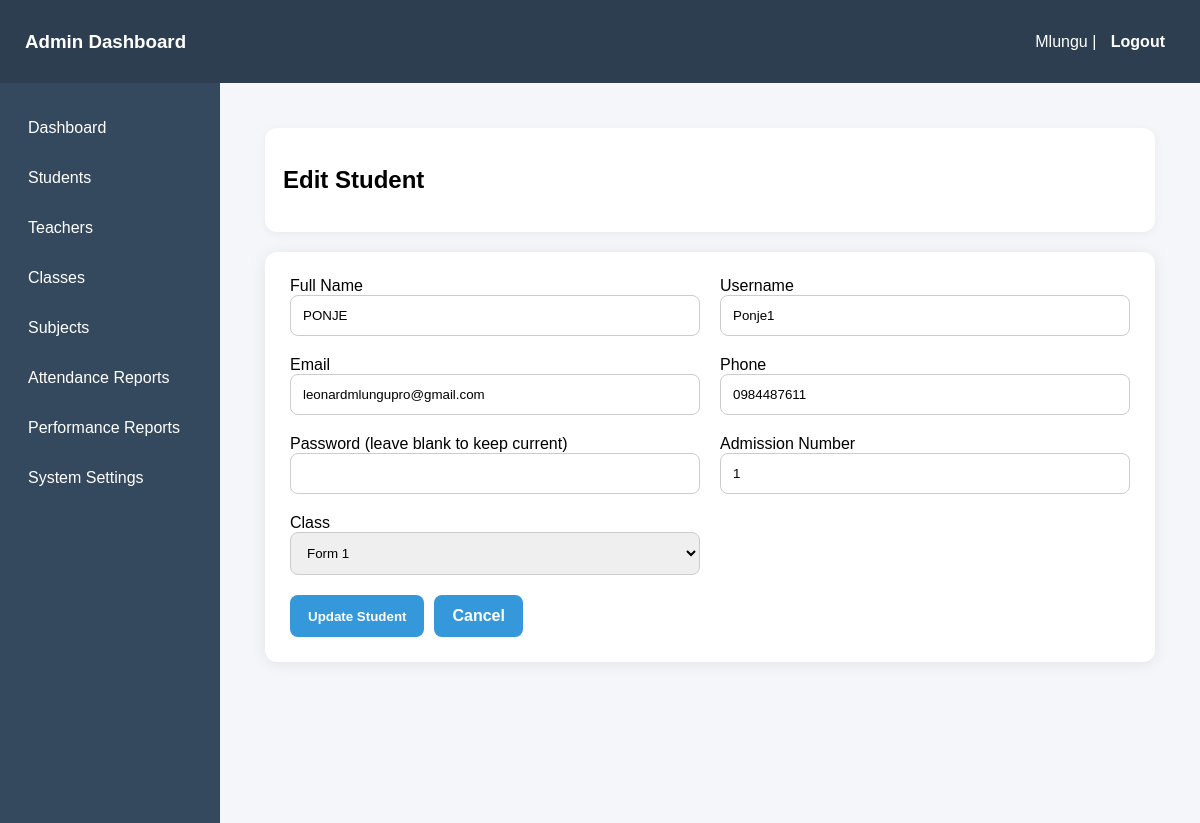
Page /admin/students/edit_student.php?id=27 (signed in) on the committed database.
### tables this page shows
CREATE TABLE IF NOT EXISTS `students` (
  `student_id` int NOT NULL AUTO_INCREMENT,
  `user_id` int NOT NULL,
  `admission_number` varchar(20) DEFAULT NULL,
  `class_id` int DEFAULT NULL,
  `gender` varchar(10) DEFAULT NULL,
  `date_of_birth` date DEFAULT NULL,
  `phone` varchar(20) DEFAULT NULL,
  PRIMARY KEY (`student_id`),
  UNIQUE KEY `admission_number` (`admission_number`),
  KEY `user_id` (`user_id`),
  KEY `class_id` (`class_id`)
);

CREATE TABLE IF NOT EXISTS `users` (
  `user_id` int NOT NULL AUTO_INCREMENT,
  `name` varchar(100) NOT NULL,
  `username` varchar(50) NOT NULL,
  `password` varchar(255) NOT NULL,
  `role` enum('admin','teacher','student') NOT NULL,
  `email` varchar(100) DEFAULT NULL,
  `phone` varchar(20) DEFAULT NULL,
  `created_at` timestamp NULL DEFAULT CURRENT_TIMESTAMP,
  `profile_image` varchar(255) DEFAULT 'default.png',
  `last_login` datetime DEFAULT NULL,
  PRIMARY KEY (`user_id`),
  UNIQUE KEY `username` (`username`)
);

### admin/students/edit_student.php (the view, shortened to what this page needs)
<?php
include("../../config/database.php");
$student_id = $_GET['id'];
$student_query = mysqli_query($conn, "
    SELECT s.student_id, s.user_id, s.admission_number, s.class_id,
           u.name, u.username, u.email, u.phone, u.password
    FROM students s
    JOIN users u ON s.user_id = u.user_id
    WHERE s.student_id = '$student_id'
");
$student = mysqli_fetch_assoc($student_query);
?>
<!DOCTYPE html>
<html>
<head>
    <link rel="stylesheet" href="../../assets/css/admin.css">
    <link rel="stylesheet" href="../../assets/css/form.css">
</head>
<body>
<div class="header">
    <h3>Admin Dashboard</h3>
    <div>
        <?php echo $_SESSION['name']; ?> |
        <a href="../../includes/logout.php">Logout</a>
    </div>
</div>
<div class="dashboard">
<div class="sidebar">
    <a href="../dashboard.php" class="active">Dashboard</a>
    <a href="../students/manage_students.php">Students</a>
    <a href="../teachers/manage_teachers.php">Teachers</a>
    <a href="../classes/manage_classes.php">Classes</a>
    <a href="../subjects/manage_subjects.php">Subjects</a>
    <a href="../reports/attendance_report.php">Attendance Reports</a>
    <a href="../reports/performance_report.php">Performance Reports</a>
    <a href="../settings/system_settings.php">System Settings</a>
</div>
<div class="content">
<div class="page-wrapper">
<div class="page-header">
    <h2>Edit Student</h2>
</div>
<div class="form-card">
<form method="POST">
<div class="form-grid">
    <div class="form-group">
        <label>Full Name</label>
        <input type="text" name="name" value="<?php echo $student['name']; ?>" required>
    </div>
    <div class="form-group">
        <label>Username</label>
        <input type="text" name="username" value="<?php echo $student['username']; ?>" required>
    </div>
    <div class="form-group">
        <label>Email</label>
        <input type="email" name="email" value="<?php echo $student['email']; ?>" required>
    </div>
    <div class="form-group">
        <label>Phone</label>
        <input type="text" name="phone" value="<?php echo $student['phone']; ?>" required>
    </div>
    <div class="form-group">
        <label>Password (leave blank to keep current)</label>
        <input type="password" name="password">
    </div>
    <div class="form-group">
        <label>Admission Number</label>
        <input type="text" name="admission_number" value="<?php echo $student['admission_number']; ?>" required>
    </div>
    <div class="form-group full-width">
        <label>Class</label>
        <select name="class_id" required>
            <?php
            $classes = mysqli_query($conn,"SELECT * FROM classes");
            while($c = mysqli_fetch_assoc($classes)){
                $selected = $c['class_id'] == $student['class_id'] ? "selected" : "";
                echo "<option value='{$c['class_id']}' $selected>{$c['class_name']}</option>";
            }
            ?>
        </select>
    </div>
</div>
<div class="btn-group">
    <button type="submit" class="btn btn-primary">
        Update Student
    </button>
    <a href="manage_students.php" class="btn btn-danger">
        Cancel
    </a>
</div>
</form>
</div>
</div>
</div>
</div>
</body>
</html>

### assets/css/admin.css (style rules this page uses)
body { font-family: Arial, Helvetica, sans-serif; background: #f4f6f9; margin: 0; }
.header { display: flex; justify-content: space-between; align-items: center; background: #2c3e50; color: white; padding: 12px 25px; }
.header a { color: white; text-decoration: none; font-weight: bold; padding: 5px 10px; border-radius: 5px; transition: 0.3s; }
.dashboard { display: flex; min-height: calc(100vh - 60px); }
.sidebar { width:220px; background:#34495e; padding:20px 0; display:flex; flex-direction:column; }
.sidebar a { display:flex; align-items:center; padding:12px 18px; margin:4px 10px; color:white; text-decoration:none; border-radius:8px; transition:0.3s; }
.content { flex: 1; padding: 25px; display: flex; flex-direction: column; gap: 25px; }
.btn { background: #3498db; color: white; padding: 10px 15px; border-radius: 6px; text-decoration: none; font-weight: bold; transition: 0.3s; }

### assets/css/form.css (style rules this page uses)
* { box-sizing:border-box; font-family: Arial, Helvetica, sans-serif; }
.page-wrapper { padding:20px; }
.page-header { background:white; padding:18px; border-radius:12px; margin-bottom:20px; box-shadow:0 2px 10px rgba(0,0,0,0.05); }
.form-card { background:white; padding:25px; border-radius:12px; box-shadow:0 2px 15px rgba(0,0,0,0.08); max-width:900px; margin:auto; }
.form-grid { display:grid; grid-template-columns:repeat(2,1fr); gap:20px; }
.form-group input, .form-group select, .form-group textarea { width:100%; padding:12px; border:1px solid #ccc; border-radius:8px; transition:0.3s; }
.btn-group { display:flex; gap:10px; margin-top:20px; }
.btn { padding:12px 18px; border-radius:8px; border:none; cursor:pointer; font-weight:bold; }
.btn-primary { background:#3498db; color:white; }

### rows in the picture
students: name "PONJE", username "Ponje1", email "leonardmlungupro@gmail.com", phone "0984487611", admission_number "1"

### other values in the picture
$_SESSION['name'] "Mlungu"
form field class_id "Form 1"
